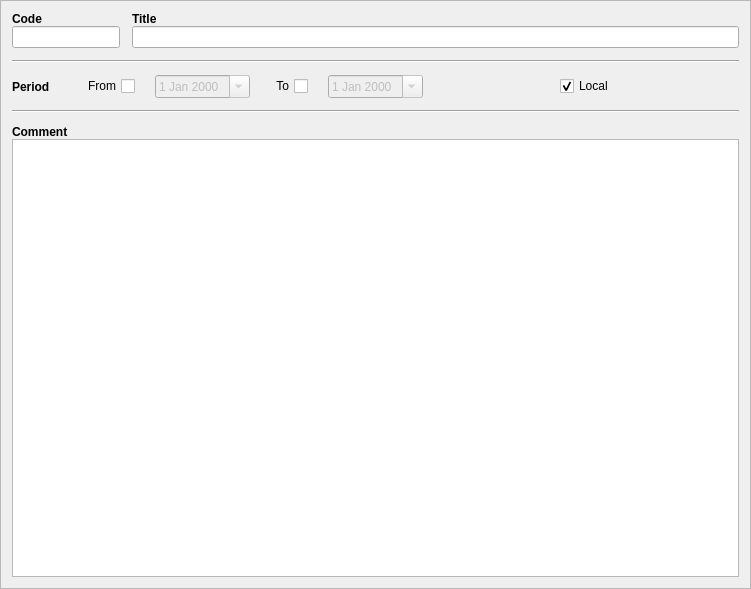
<?xml version="1.0" encoding="UTF-8"?>
<ui version="4.0">
 <class>CatItemFrame</class>
 <widget class="QFrame" name="CatItemFrame">
  <property name="geometry">
   <rect>
    <x>0</x>
    <y>0</y>
    <width>751</width>
    <height>589</height>
   </rect>
  </property>
  <property name="windowTitle">
   <string>Frame</string>
  </property>
  <property name="frameShape">
   <enum>QFrame::StyledPanel</enum>
  </property>
  <property name="frameShadow">
   <enum>QFrame::Raised</enum>
  </property>
  <layout class="QVBoxLayout" name="verticalLayout_5">
   <property name="spacing">
    <number>12</number>
   </property>
   <item>
    <layout class="QHBoxLayout" name="horizontalLayout">
     <item>
      <layout class="QVBoxLayout" name="verticalLayout">
       <property name="spacing">
        <number>0</number>
       </property>
       <item>
        <widget class="QLabel" name="lblCode">
         <property name="font">
          <font>
           <weight>75</weight>
           <bold>true</bold>
          </font>
         </property>
         <property name="text">
          <string>Code</string>
         </property>
        </widget>
       </item>
       <item>
        <widget class="QLineEdit" name="edtCode">
         <property name="sizePolicy">
          <sizepolicy hsizetype="Fixed" vsizetype="Fixed">
           <horstretch>0</horstretch>
           <verstretch>0</verstretch>
          </sizepolicy>
         </property>
        </widget>
       </item>
      </layout>
     </item>
     <item>
      <layout class="QVBoxLayout" name="verticalLayout_2">
       <property name="spacing">
        <number>0</number>
       </property>
       <item>
        <widget class="QLabel" name="lblTitle">
         <property name="font">
          <font>
           <weight>75</weight>
           <bold>true</bold>
          </font>
         </property>
         <property name="text">
          <string>Title</string>
         </property>
        </widget>
       </item>
       <item>
        <widget class="QLineEdit" name="edtTitle"/>
       </item>
      </layout>
     </item>
    </layout>
   </item>
   <item>
    <layout class="QVBoxLayout" name="verticalLayout_3">
     <item>
      <widget class="Line" name="line">
       <property name="orientation">
        <enum>Qt::Horizontal</enum>
       </property>
      </widget>
     </item>
     <item>
      <layout class="QHBoxLayout" name="horizontalLayout_3">
       <item>
        <widget class="QLabel" name="lblPeriod">
         <property name="font">
          <font>
           <weight>75</weight>
           <bold>true</bold>
          </font>
         </property>
         <property name="text">
          <string>Period</string>
         </property>
         <property name="margin">
          <number>4</number>
         </property>
        </widget>
       </item>
       <item>
        <spacer name="horizontalSpacer_4">
         <property name="orientation">
          <enum>Qt::Horizontal</enum>
         </property>
         <property name="sizeType">
          <enum>QSizePolicy::Preferred</enum>
         </property>
         <property name="sizeHint" stdset="0">
          <size>
           <width>20</width>
           <height>20</height>
          </size>
         </property>
        </spacer>
       </item>
       <item>
        <layout class="QHBoxLayout" name="horizontalLayout_2">
         <property name="spacing">
          <number>20</number>
         </property>
         <item>
          <widget class="QCheckBox" name="cbxFromEnabled">
           <property name="layoutDirection">
            <enum>Qt::RightToLeft</enum>
           </property>
           <property name="text">
            <string>From</string>
           </property>
           <property name="tristate">
            <bool>false</bool>
           </property>
          </widget>
         </item>
         <item>
          <widget class="QDateEdit" name="edtFrom">
           <property name="enabled">
            <bool>false</bool>
           </property>
           <property name="calendarPopup">
            <bool>true</bool>
           </property>
          </widget>
         </item>
         <item>
          <widget class="QCheckBox" name="cbxToEnabled">
           <property name="layoutDirection">
            <enum>Qt::RightToLeft</enum>
           </property>
           <property name="text">
            <string>To</string>
           </property>
          </widget>
         </item>
         <item>
          <widget class="QDateEdit" name="edtTo">
           <property name="enabled">
            <bool>false</bool>
           </property>
           <property name="calendarPopup">
            <bool>true</bool>
           </property>
          </widget>
         </item>
        </layout>
       </item>
       <item>
        <spacer name="horizontalSpacer_2">
         <property name="orientation">
          <enum>Qt::Horizontal</enum>
         </property>
         <property name="sizeHint" stdset="0">
          <size>
           <width>40</width>
           <height>20</height>
          </size>
         </property>
        </spacer>
       </item>
       <item>
        <widget class="QCheckBox" name="cbxLocal">
         <property name="text">
          <string>Local</string>
         </property>
         <property name="checked">
          <bool>true</bool>
         </property>
        </widget>
       </item>
       <item>
        <spacer name="horizontalSpacer_3">
         <property name="orientation">
          <enum>Qt::Horizontal</enum>
         </property>
         <property name="sizeHint" stdset="0">
          <size>
           <width>40</width>
           <height>20</height>
          </size>
         </property>
        </spacer>
       </item>
      </layout>
     </item>
     <item>
      <widget class="Line" name="line_2">
       <property name="orientation">
        <enum>Qt::Horizontal</enum>
       </property>
      </widget>
     </item>
    </layout>
   </item>
   <item>
    <layout class="QVBoxLayout" name="verticalLayout_4">
     <property name="spacing">
      <number>0</number>
     </property>
     <item>
      <widget class="QLabel" name="lblComment">
       <property name="font">
        <font>
         <weight>75</weight>
         <bold>true</bold>
        </font>
       </property>
       <property name="text">
        <string>Comment</string>
       </property>
      </widget>
     </item>
     <item>
      <widget class="QTextEdit" name="edtComment"/>
     </item>
    </layout>
   </item>
  </layout>
 </widget>
 <resources/>
 <connections>
  <connection>
   <sender>cbxFromEnabled</sender>
   <signal>toggled(bool)</signal>
   <receiver>edtFrom</receiver>
   <slot>setEnabled(bool)</slot>
   <hints>
    <hint type="sourcelabel">
     <x>159</x>
     <y>78</y>
    </hint>
    <hint type="destinationlabel">
     <x>243</x>
     <y>78</y>
    </hint>
   </hints>
  </connection>
  <connection>
   <sender>cbxToEnabled</sender>
   <signal>toggled(bool)</signal>
   <receiver>edtTo</receiver>
   <slot>setEnabled(bool)</slot>
   <hints>
    <hint type="sourcelabel">
     <x>321</x>
     <y>78</y>
    </hint>
    <hint type="destinationlabel">
     <x>399</x>
     <y>78</y>
    </hint>
   </hints>
  </connection>
 </connections>
</ui>
